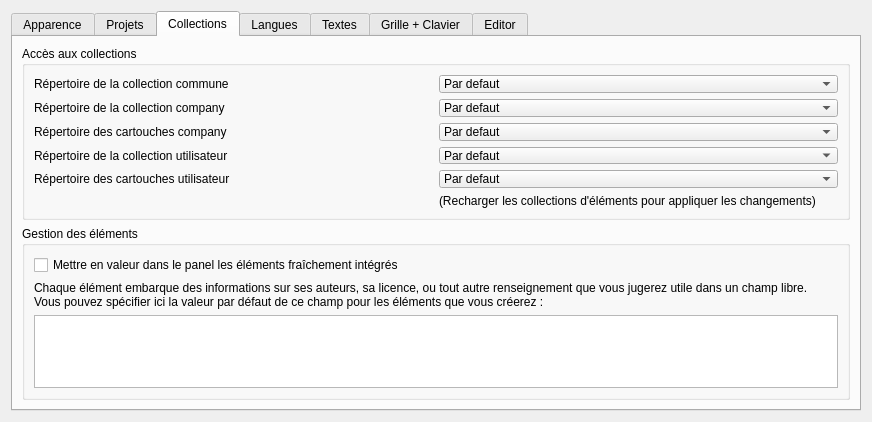
<?xml version="1.0" encoding="UTF-8"?>
<ui version="4.0">
 <class>GeneralConfigurationPage</class>
 <widget class="QWidget" name="GeneralConfigurationPage">
  <property name="geometry">
   <rect>
    <x>0</x>
    <y>0</y>
    <width>872</width>
    <height>411</height>
   </rect>
  </property>
  <layout class="QVBoxLayout" name="verticalLayout_6">
   <item>
    <widget class="QTabWidget" name="tabWidget">
     <property name="currentIndex">
      <number>2</number>
     </property>
     <widget class="QWidget" name="tab_3">
      <attribute name="title">
       <string>Apparence</string>
      </attribute>
      <layout class="QVBoxLayout" name="verticalLayout">
       <item>
        <widget class="QCheckBox" name="m_use_system_color_cb">
         <property name="text">
          <string>Utiliser les couleurs du système</string>
         </property>
        </widget>
       </item>
       <item>
        <widget class="Line" name="line">
         <property name="orientation">
          <enum>Qt::Horizontal</enum>
         </property>
        </widget>
       </item>
       <item>
        <widget class="QCheckBox" name="m_use_gesture_trackpad">
         <property name="text">
          <string>Utiliser les gestes du pavé tactile</string>
         </property>
        </widget>
       </item>
       <item>
        <widget class="QCheckBox" name="m_zoom_out_beyond_folio">
         <property name="text">
          <string>Autoriser le dézoom au delà du folio</string>
         </property>
        </widget>
       </item>
       <item>
        <widget class="Line" name="line_2">
         <property name="orientation">
          <enum>Qt::Horizontal</enum>
         </property>
        </widget>
       </item>
       <item>
        <widget class="QRadioButton" name="m_use_windows_mode_rb">
         <property name="text">
          <string>Utiliser des fen&amp;êtres (appliqué au prochain lancement de QElectroTech)</string>
         </property>
        </widget>
       </item>
       <item>
        <widget class="QRadioButton" name="m_use_tab_mode_rb">
         <property name="text">
          <string>Utiliser des onglets (appliqué au prochain lance&amp;ment de QElectroTech)</string>
         </property>
        </widget>
       </item>
       <item>
        <widget class="Line" name="line_4">
         <property name="orientation">
          <enum>Qt::Horizontal</enum>
         </property>
        </widget>
       </item>
       <item>
        <widget class="QWidget" name="m_hdpi_round_policy_widget" native="true">
         <layout class="QHBoxLayout" name="horizontalLayout">
          <property name="leftMargin">
           <number>0</number>
          </property>
          <property name="topMargin">
           <number>0</number>
          </property>
          <property name="rightMargin">
           <number>0</number>
          </property>
          <property name="bottomMargin">
           <number>0</number>
          </property>
          <item>
           <widget class="QLabel" name="label_2">
            <property name="text">
             <string>Méthode de mise à l'echelle des écrans à haute densité de pixels (hdpi) (appliqué au prochain lancement de QElectroTech) :</string>
            </property>
           </widget>
          </item>
          <item>
           <widget class="QComboBox" name="m_hdpi_round_policy_cb"/>
          </item>
         </layout>
        </widget>
       </item>
       <item>
        <spacer name="verticalSpacer">
         <property name="orientation">
          <enum>Qt::Vertical</enum>
         </property>
         <property name="sizeHint" stdset="0">
          <size>
           <width>20</width>
           <height>40</height>
          </size>
         </property>
        </spacer>
       </item>
      </layout>
     </widget>
     <widget class="QWidget" name="tab_4">
      <attribute name="title">
       <string>Projets</string>
      </attribute>
      <layout class="QGridLayout" name="gridLayout_2">
       <item row="4" column="1">
        <spacer name="horizontalSpacer">
         <property name="orientation">
          <enum>Qt::Horizontal</enum>
         </property>
         <property name="sizeHint" stdset="0">
          <size>
           <width>40</width>
           <height>20</height>
          </size>
         </property>
        </spacer>
       </item>
       <item row="4" column="0">
        <widget class="QLabel" name="label">
         <property name="text">
          <string>Sauvegarde automatique des projets (appliqué au prochain lancement de QElectroTech)</string>
         </property>
        </widget>
       </item>
       <item row="0" column="0">
        <widget class="QCheckBox" name="m_save_label_paste">
         <property name="text">
          <string>Ne pas conserver les labels des éléments lors des copier coller</string>
         </property>
        </widget>
       </item>
       <item row="3" column="0">
        <widget class="QCheckBox" name="m_border_0">
         <property name="text">
          <string extracomment="Choix de l'increment de depart 1 ou 0">Numéroter les colonnes de cartouche à partir de 0 (1 sinon)</string>
         </property>
        </widget>
       </item>
       <item row="4" column="2">
        <widget class="QSpinBox" name="m_autosave_sb">
         <property name="frame">
          <bool>true</bool>
         </property>
         <property name="specialValueText">
          <string>Désactivé</string>
         </property>
         <property name="suffix">
          <string comment="minute"> min</string>
         </property>
        </widget>
       </item>
       <item row="1" column="0">
        <widget class="QCheckBox" name="m_use_folio_label">
         <property name="text">
          <string>Utiliser les numéros de folio à la place de leur position dans le projet</string>
         </property>
        </widget>
       </item>
       <item row="5" column="0">
        <spacer name="verticalSpacer_2">
         <property name="orientation">
          <enum>Qt::Vertical</enum>
         </property>
         <property name="sizeHint" stdset="0">
          <size>
           <width>20</width>
           <height>40</height>
          </size>
         </property>
        </spacer>
       </item>
       <item row="2" column="0">
        <widget class="QCheckBox" name="m_export_terminal">
         <property name="text">
          <string>Exporter les bornes dans la nomenclature</string>
         </property>
        </widget>
       </item>
      </layout>
     </widget>
     <widget class="QWidget" name="tab_5">
      <attribute name="title">
       <string>Collections</string>
      </attribute>
      <layout class="QVBoxLayout" name="verticalLayout_2">
       <item>
        <widget class="QGroupBox" name="groupBox_5">
         <property name="title">
          <string>Accès aux collections</string>
         </property>
         <property name="alignment">
          <set>Qt::AlignLeading|Qt::AlignLeft|Qt::AlignTop</set>
         </property>
         <property name="flat">
          <bool>false</bool>
         </property>
         <layout class="QGridLayout" name="gridLayout">
          <item row="1" column="0">
           <widget class="QLabel" name="label_7">
            <property name="text">
             <string>Répertoire de la collection commune</string>
            </property>
           </widget>
          </item>
          <item row="1" column="1">
           <widget class="QComboBox" name="m_common_elmt_path_cb">
            <item>
             <property name="text">
              <string>Par defaut</string>
             </property>
            </item>
            <item>
             <property name="text">
              <string>Parcourir...</string>
             </property>
            </item>
           </widget>
          </item>
          <item row="2" column="0">
           <widget class="QLabel" name="label_16">
            <property name="text">
             <string>Répertoire de la collection company</string>
            </property>
           </widget>
          </item>
          <item row="2" column="1">
           <widget class="QComboBox" name="m_company_elmt_path_cb">
            <item>
             <property name="text">
              <string>Par defaut</string>
             </property>
            </item>
            <item>
             <property name="text">
              <string>Parcourir...</string>
             </property>
            </item>
           </widget>
          </item>
          <item row="3" column="0">
           <widget class="QLabel" name="label_17">
            <property name="text">
             <string>Répertoire des cartouches company</string>
            </property>
           </widget>
          </item>
          <item row="3" column="1">
           <widget class="QComboBox" name="m_company_tbt_path_cb">
            <item>
             <property name="text">
              <string>Par defaut</string>
             </property>
            </item>
            <item>
             <property name="text">
              <string>Parcourir...</string>
             </property>
            </item>
           </widget>
          </item>
          <item row="4" column="0">
           <widget class="QLabel" name="label_8">
            <property name="text">
             <string>Répertoire de la collection utilisateur</string>
            </property>
           </widget>
          </item>
          <item row="4" column="1">
           <widget class="QComboBox" name="m_custom_elmt_path_cb">
            <item>
             <property name="text">
              <string>Par defaut</string>
             </property>
            </item>
            <item>
             <property name="text">
              <string>Parcourir...</string>
             </property>
            </item>
           </widget>
          </item>
          <item row="5" column="0">
           <widget class="QLabel" name="label_10">
            <property name="text">
             <string>Répertoire des cartouches utilisateur</string>
            </property>
           </widget>
          </item>
          <item row="5" column="1">
           <widget class="QComboBox" name="m_custom_tbt_path_cb">
            <item>
             <property name="text">
              <string>Par defaut</string>
             </property>
            </item>
            <item>
             <property name="text">
              <string>Parcourir...</string>
             </property>
            </item>
           </widget>
          </item>
          <item row="6" column="1">
           <widget class="QLabel" name="label_9">
            <property name="text">
             <string>(Recharger les collections d'éléments pour appliquer les changements)</string>
            </property>
           </widget>
          </item>
         </layout>
        </widget>
       </item>
       <item>
        <widget class="QGroupBox" name="groupBox_3">
         <property name="title">
          <string>Gestion des éléments</string>
         </property>
         <property name="alignment">
          <set>Qt::AlignLeading|Qt::AlignLeft|Qt::AlignTop</set>
         </property>
         <layout class="QVBoxLayout" name="verticalLayout_4">
          <item>
           <widget class="QCheckBox" name="m_highlight_integrated_elements">
            <property name="text">
             <string>Mettre en valeur dans le panel les éléments fraîchement intégrés</string>
            </property>
           </widget>
          </item>
          <item>
           <widget class="QLabel" name="label_4">
            <property name="text">
             <string>Chaque élément embarque des informations sur ses auteurs, sa licence, ou tout autre renseignement que vous jugerez utile dans un champ libre.
Vous pouvez spécifier ici la valeur par défaut de ce champ pour les éléments que vous créerez :</string>
            </property>
            <property name="scaledContents">
             <bool>false</bool>
            </property>
            <property name="wordWrap">
             <bool>true</bool>
            </property>
           </widget>
          </item>
          <item>
           <widget class="QTextEdit" name="m_default_elements_info">
            <property name="minimumSize">
             <size>
              <width>0</width>
              <height>50</height>
             </size>
            </property>
           </widget>
          </item>
         </layout>
        </widget>
       </item>
      </layout>
     </widget>
     <widget class="QWidget" name="tab_6">
      <attribute name="title">
       <string>Langues</string>
      </attribute>
      <layout class="QGridLayout" name="gridLayout_3">
       <item row="0" column="0">
        <widget class="QComboBox" name="m_lang_cb"/>
       </item>
       <item row="0" column="1">
        <widget class="QLabel" name="label_6">
         <property name="text">
          <string>Appliqué au prochain lancement de QElectroTech</string>
         </property>
        </widget>
       </item>
       <item row="1" column="0">
        <spacer name="verticalSpacer_3">
         <property name="orientation">
          <enum>Qt::Vertical</enum>
         </property>
         <property name="sizeHint" stdset="0">
          <size>
           <width>20</width>
           <height>421</height>
          </size>
         </property>
        </spacer>
       </item>
       <item row="0" column="2">
        <spacer name="horizontalSpacer_2">
         <property name="orientation">
          <enum>Qt::Horizontal</enum>
         </property>
         <property name="sizeHint" stdset="0">
          <size>
           <width>40</width>
           <height>20</height>
          </size>
         </property>
        </spacer>
       </item>
      </layout>
     </widget>
     <widget class="QWidget" name="tab">
      <attribute name="title">
       <string>Textes</string>
      </attribute>
      <layout class="QVBoxLayout" name="verticalLayout_3">
       <item>
        <widget class="QLabel" name="label_15">
         <property name="text">
          <string>Vous pouvez définir ici l'apparence par defaut des differents textes de QElectroTech</string>
         </property>
        </widget>
       </item>
       <item>
        <widget class="Line" name="line_3">
         <property name="orientation">
          <enum>Qt::Horizontal</enum>
         </property>
        </widget>
       </item>
       <item>
        <widget class="QGroupBox" name="groupBox_6">
         <property name="title">
          <string>Textes d'éléments</string>
         </property>
         <layout class="QGridLayout" name="gridLayout_4">
          <item row="2" column="2">
           <widget class="QSpinBox" name="m_dyn_text_width_sb">
            <property name="minimum">
             <number>-1</number>
            </property>
           </widget>
          </item>
          <item row="0" column="0">
           <widget class="QLabel" name="label_12">
            <property name="text">
             <string>Police :</string>
            </property>
           </widget>
          </item>
          <item row="1" column="2">
           <widget class="QSpinBox" name="m_dyn_text_rotation_sb">
            <property name="wrapping">
             <bool>true</bool>
            </property>
            <property name="suffix">
             <string>°</string>
            </property>
            <property name="maximum">
             <number>360</number>
            </property>
           </widget>
          </item>
          <item row="2" column="0">
           <widget class="QLabel" name="label_5">
            <property name="text">
             <string>Longueur :</string>
            </property>
           </widget>
          </item>
          <item row="0" column="2">
           <widget class="QPushButton" name="m_dyn_text_font_pb"/>
          </item>
          <item row="1" column="0">
           <widget class="QLabel" name="label_11">
            <property name="text">
             <string>Rotation :</string>
            </property>
           </widget>
          </item>
          <item row="0" column="1">
           <spacer name="horizontalSpacer_3">
            <property name="orientation">
             <enum>Qt::Horizontal</enum>
            </property>
            <property name="sizeHint" stdset="0">
             <size>
              <width>40</width>
              <height>20</height>
             </size>
            </property>
           </spacer>
          </item>
         </layout>
        </widget>
       </item>
       <item>
        <widget class="QGroupBox" name="groupBox_7">
         <property name="title">
          <string>Textes indépendants</string>
         </property>
         <layout class="QGridLayout" name="gridLayout_7">
          <item row="1" column="0">
           <widget class="QLabel" name="label_14">
            <property name="text">
             <string>Rotation :</string>
            </property>
           </widget>
          </item>
          <item row="0" column="0">
           <widget class="QLabel" name="label_13">
            <property name="text">
             <string>Police :</string>
            </property>
           </widget>
          </item>
          <item row="1" column="2">
           <widget class="QSpinBox" name="m_indi_text_rotation_sb">
            <property name="suffix">
             <string>°</string>
            </property>
            <property name="maximum">
             <number>360</number>
            </property>
           </widget>
          </item>
          <item row="0" column="2">
           <widget class="QPushButton" name="m_indi_text_font_pb">
            <property name="text">
             <string/>
            </property>
           </widget>
          </item>
          <item row="0" column="1">
           <spacer name="horizontalSpacer_7">
            <property name="orientation">
             <enum>Qt::Horizontal</enum>
            </property>
            <property name="sizeHint" stdset="0">
             <size>
              <width>40</width>
              <height>20</height>
             </size>
            </property>
           </spacer>
          </item>
         </layout>
        </widget>
       </item>
       <item>
        <widget class="QGroupBox" name="groupBox_9">
         <property name="title">
          <string>Autres textes</string>
         </property>
         <layout class="QHBoxLayout" name="horizontalLayout_2">
          <item>
           <widget class="QLabel" name="label_3">
            <property name="text">
             <string>Police :</string>
            </property>
           </widget>
          </item>
          <item>
           <spacer name="horizontalSpacer_9">
            <property name="orientation">
             <enum>Qt::Horizontal</enum>
            </property>
            <property name="sizeHint" stdset="0">
             <size>
              <width>40</width>
              <height>20</height>
             </size>
            </property>
           </spacer>
          </item>
          <item>
           <widget class="QPushButton" name="m_font_pb">
            <property name="text">
             <string/>
            </property>
           </widget>
          </item>
         </layout>
        </widget>
       </item>
       <item>
        <spacer name="verticalSpacer_4">
         <property name="orientation">
          <enum>Qt::Vertical</enum>
         </property>
         <property name="sizeHint" stdset="0">
          <size>
           <width>20</width>
           <height>40</height>
          </size>
         </property>
        </spacer>
       </item>
      </layout>
     </widget>
     <widget class="QWidget" name="GrilleClavier">
      <attribute name="title">
       <string>Grille + Clavier</string>
      </attribute>
      <layout class="QVBoxLayout" name="verticalLayout_5">
       <item>
        <widget class="QGroupBox" name="groupBox">
         <property name="title">
          <string>Grille : 1 - 30</string>
         </property>
         <property name="flat">
          <bool>false</bool>
         </property>
         <property name="checkable">
          <bool>false</bool>
         </property>
         <layout class="QGridLayout" name="gridLayout_6">
          <item row="0" column="2">
           <widget class="QSpinBox" name="DiagramEditor_xGrid_sb">
            <property name="minimumSize">
             <size>
              <width>80</width>
              <height>0</height>
             </size>
            </property>
            <property name="minimum">
             <number>1</number>
            </property>
            <property name="maximum">
             <number>30</number>
            </property>
            <property name="singleStep">
             <number>1</number>
            </property>
            <property name="value">
             <number>10</number>
            </property>
           </widget>
          </item>
          <item row="1" column="0">
           <widget class="QLabel" name="Label_Diagram_yGrid">
            <property name="text">
             <string>DiagramEditor yGrid</string>
            </property>
           </widget>
          </item>
          <item row="2" column="0">
           <widget class="QLabel" name="Label_Grid_Tip">
            <property name="text">
             <string>La Grille doite etre active pour pouvoir voir les modifications.</string>
            </property>
           </widget>
          </item>
          <item row="1" column="2">
           <widget class="QSpinBox" name="DiagramEditor_yGrid_sb">
            <property name="minimumSize">
             <size>
              <width>80</width>
              <height>0</height>
             </size>
            </property>
            <property name="minimum">
             <number>1</number>
            </property>
            <property name="maximum">
             <number>30</number>
            </property>
            <property name="value">
             <number>10</number>
            </property>
           </widget>
          </item>
          <item row="0" column="0">
           <widget class="QLabel" name="Label_Diagram_xGrid">
            <property name="text">
             <string>DiagramEditor xGrid</string>
            </property>
           </widget>
          </item>
          <item row="0" column="1">
           <spacer name="horizontalSpacer_6">
            <property name="orientation">
             <enum>Qt::Horizontal</enum>
            </property>
            <property name="sizeHint" stdset="0">
             <size>
              <width>40</width>
              <height>20</height>
             </size>
            </property>
           </spacer>
          </item>
         </layout>
        </widget>
       </item>
       <item>
        <widget class="QGroupBox" name="groupBox_2">
         <property name="title">
          <string>Déplacement au clavier : 1 - 30</string>
         </property>
         <layout class="QGridLayout" name="gridLayout_10">
          <item row="0" column="2">
           <widget class="QSpinBox" name="DiagramEditor_xKeyGrid_sb">
            <property name="minimumSize">
             <size>
              <width>80</width>
              <height>0</height>
             </size>
            </property>
            <property name="minimum">
             <number>1</number>
            </property>
            <property name="maximum">
             <number>30</number>
            </property>
            <property name="singleStep">
             <number>1</number>
            </property>
            <property name="value">
             <number>10</number>
            </property>
           </widget>
          </item>
          <item row="1" column="2">
           <widget class="QSpinBox" name="DiagramEditor_yKeyGrid_sb">
            <property name="minimumSize">
             <size>
              <width>80</width>
              <height>0</height>
             </size>
            </property>
            <property name="minimum">
             <number>1</number>
            </property>
            <property name="maximum">
             <number>30</number>
            </property>
            <property name="singleStep">
             <number>1</number>
            </property>
            <property name="value">
             <number>10</number>
            </property>
           </widget>
          </item>
          <item row="0" column="0">
           <widget class="QLabel" name="Label_Diagram_Key_xGrid">
            <property name="text">
             <string>DiagramEditor (touche :   gauche / droite)  xGrid</string>
            </property>
           </widget>
          </item>
          <item row="1" column="0">
           <widget class="QLabel" name="Label_Diagram_Key_yGrid">
            <property name="text">
             <string>DiagramEditor (touche :   haut / bas)  yGrid</string>
            </property>
           </widget>
          </item>
          <item row="0" column="1">
           <spacer name="horizontalSpacer_5">
            <property name="orientation">
             <enum>Qt::Horizontal</enum>
            </property>
            <property name="sizeHint" stdset="0">
             <size>
              <width>40</width>
              <height>20</height>
             </size>
            </property>
           </spacer>
          </item>
         </layout>
        </widget>
       </item>
       <item>
        <widget class="QGroupBox" name="groupBox_4">
         <property name="title">
          <string>Déplacement au clavier avec la touche ALT : 1 - 9</string>
         </property>
         <layout class="QGridLayout" name="gridLayout_11">
          <item row="0" column="1">
           <widget class="QLabel" name="Label_Diagram_Key_xGrid_ALT">
            <property name="text">
             <string>DiagramEditor (touche :   gauche / droite ) xGrid</string>
            </property>
           </widget>
          </item>
          <item row="1" column="3">
           <widget class="QSpinBox" name="DiagramEditor_yKeyGridFine_sb">
            <property name="minimumSize">
             <size>
              <width>80</width>
              <height>0</height>
             </size>
            </property>
            <property name="minimum">
             <number>1</number>
            </property>
            <property name="maximum">
             <number>9</number>
            </property>
            <property name="singleStep">
             <number>1</number>
            </property>
            <property name="value">
             <number>1</number>
            </property>
           </widget>
          </item>
          <item row="1" column="1">
           <widget class="QLabel" name="Label_Diagram_Key_yGrid_ALT">
            <property name="text">
             <string>DiagramEditor (touche :  haut / bas)  yGrid</string>
            </property>
           </widget>
          </item>
          <item row="0" column="3">
           <widget class="QSpinBox" name="DiagramEditor_xKeyGridFine_sb">
            <property name="minimumSize">
             <size>
              <width>80</width>
              <height>0</height>
             </size>
            </property>
            <property name="minimum">
             <number>1</number>
            </property>
            <property name="maximum">
             <number>9</number>
            </property>
            <property name="singleStep">
             <number>1</number>
            </property>
            <property name="value">
             <number>1</number>
            </property>
           </widget>
          </item>
          <item row="0" column="2">
           <spacer name="horizontalSpacer_4">
            <property name="orientation">
             <enum>Qt::Horizontal</enum>
            </property>
            <property name="sizeHint" stdset="0">
             <size>
              <width>40</width>
              <height>20</height>
             </size>
            </property>
           </spacer>
          </item>
         </layout>
        </widget>
       </item>
       <item>
        <spacer name="verticalSpacer_5">
         <property name="orientation">
          <enum>Qt::Vertical</enum>
         </property>
         <property name="sizeHint" stdset="0">
          <size>
           <width>20</width>
           <height>40</height>
          </size>
         </property>
        </spacer>
       </item>
      </layout>
     </widget>
     <widget class="QWidget" name="Editor">
      <attribute name="title">
       <string>Editor</string>
      </attribute>
      <layout class="QVBoxLayout" name="verticalLayout_7">
       <item>
        <layout class="QHBoxLayout" name="horizontalLayout_1">
         <item>
          <widget class="QLabel" name="label_1">
           <property name="text">
            <string>Max. parts in Element Editor List</string>
           </property>
          </widget>
         </item>
         <item>
          <spacer name="horizontalSpacer_8">
           <property name="orientation">
            <enum>Qt::Horizontal</enum>
           </property>
           <property name="sizeHint" stdset="0">
            <size>
             <width>40</width>
             <height>20</height>
            </size>
           </property>
          </spacer>
         </item>
         <item>
          <widget class="QSpinBox" name="MaxPartsElementEditorList_sb">
           <property name="minimum">
            <number>1</number>
           </property>
           <property name="maximum">
            <number>10000</number>
           </property>
           <property name="value">
            <number>200</number>
           </property>
          </widget>
         </item>
        </layout>
       </item>
       <item>
        <spacer name="verticalSpacer_6">
         <property name="orientation">
          <enum>Qt::Vertical</enum>
         </property>
         <property name="sizeHint" stdset="0">
          <size>
           <width>20</width>
           <height>40</height>
          </size>
         </property>
        </spacer>
       </item>
      </layout>
     </widget>
    </widget>
   </item>
  </layout>
 </widget>
 <tabstops>
  <tabstop>tabWidget</tabstop>
  <tabstop>m_use_system_color_cb</tabstop>
  <tabstop>m_use_gesture_trackpad</tabstop>
  <tabstop>m_zoom_out_beyond_folio</tabstop>
  <tabstop>m_use_windows_mode_rb</tabstop>
  <tabstop>m_use_tab_mode_rb</tabstop>
  <tabstop>m_save_label_paste</tabstop>
  <tabstop>m_use_folio_label</tabstop>
  <tabstop>m_export_terminal</tabstop>
  <tabstop>m_border_0</tabstop>
  <tabstop>m_autosave_sb</tabstop>
  <tabstop>m_common_elmt_path_cb</tabstop>
  <tabstop>m_custom_elmt_path_cb</tabstop>
  <tabstop>m_custom_tbt_path_cb</tabstop>
  <tabstop>m_highlight_integrated_elements</tabstop>
  <tabstop>m_default_elements_info</tabstop>
  <tabstop>m_lang_cb</tabstop>
  <tabstop>m_dyn_text_font_pb</tabstop>
  <tabstop>m_dyn_text_rotation_sb</tabstop>
  <tabstop>m_dyn_text_width_sb</tabstop>
  <tabstop>m_indi_text_font_pb</tabstop>
  <tabstop>m_indi_text_rotation_sb</tabstop>
  <tabstop>m_font_pb</tabstop>
  <tabstop>DiagramEditor_xGrid_sb</tabstop>
  <tabstop>DiagramEditor_yGrid_sb</tabstop>
  <tabstop>DiagramEditor_xKeyGrid_sb</tabstop>
  <tabstop>DiagramEditor_yKeyGrid_sb</tabstop>
  <tabstop>DiagramEditor_xKeyGridFine_sb</tabstop>
  <tabstop>DiagramEditor_yKeyGridFine_sb</tabstop>
 </tabstops>
 <resources/>
 <connections/>
</ui>
